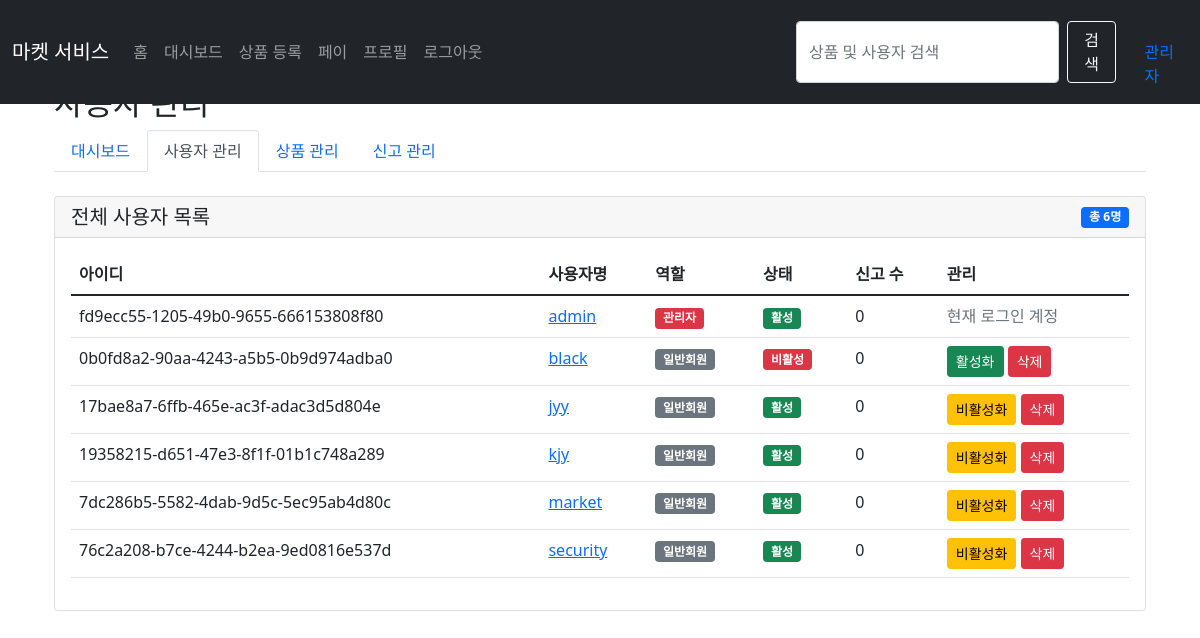
The page /admin/users (signed in) on the database its author committed.
### tables this page shows
CREATE TABLE user (
                id TEXT PRIMARY KEY,
                username TEXT UNIQUE NOT NULL,
                password TEXT NOT NULL,
                bio TEXT
            , role TEXT DEFAULT 'user', report_count INTEGER DEFAULT 0, is_active INTEGER DEFAULT 1);

### app.py (the view)
@app.route('/admin/users')
@admin_required
def admin_users():
    db = get_db()
    cursor = db.cursor()
    sort_by = request.args.get('sort', 'username')
    order = request.args.get('order', 'asc')
    if sort_by not in ['username', 'report_count', 'is_active', 'role']:
        sort_by = 'username'
    if order not in ['asc', 'desc']:
        order = 'asc'
    valid_columns = {
        'username': 'username',
        'report_count': 'report_count',
        'is_active': 'is_active',
        'role': 'role'
    }
    valid_orders = {'asc': 'ASC', 'desc': 'DESC'}
    query = f"SELECT * FROM user ORDER BY {valid_columns[sort_by]} {valid_orders[order]}"
    cursor.execute(query)
    users = cursor.fetchall()
    return render_template('admin_users.html', users=users, sort_by=sort_by, order=order)

### app.py (called while the page is built)
def get_db():
    db = getattr(g, '_database', None)
    if db is None:
        db = g._database = sqlite3.connect(DATABASE)
        db.row_factory = sqlite3.Row
    return db

@app.teardown_appcontext
def close_connection(exception):
    db = getattr(g, '_database', None)
    if db is not None:
        db.close()

def admin_required(f):
    @wraps(f)
    def decorated_function(*args, **kwargs):
        if 'user_id' not in session:
            return redirect(url_for('login'))
        db = get_db()
        cursor = db.cursor()
        cursor.execute("SELECT role FROM user WHERE id = ?", (session['user_id'],))
        user = cursor.fetchone()
        if not user or user['role'] != 'admin':
            flash('관리자 권한이 필요합니다.')
            return redirect(url_for('dashboard'))
        return f(*args, **kwargs)
    return decorated_function

### templates/admin_users.html (shortened to what this page needs)
{% extends "base.html" %}
{% block content %}
<div class="container mt-4">
    <h2>사용자 관리</h2>
    <nav aria-label="관리자 메뉴" class="mb-4">
        <ul class="nav nav-tabs">
            <li class="nav-item">
                <a class="nav-link" href="{{ url_for('admin_dashboard') }}">대시보드</a>
            </li>
            <li class="nav-item">
                <a class="nav-link active" href="{{ url_for('admin_users') }}">사용자 관리</a>
            </li>
            <li class="nav-item">
                <a class="nav-link" href="{{ url_for('admin_products') }}">상품 관리</a>
            </li>
            <li class="nav-item">
                <a class="nav-link" href="{{ url_for('admin_reports') }}">신고 관리</a>
            </li>
        </ul>
    </nav>
    <div class="card mb-4">
        <div class="card-header d-flex justify-content-between align-items-center">
            <h5 class="mb-0">전체 사용자 목록</h5>
            <span class="badge bg-primary">총 {{ users|length }}명</span>
        </div>
        <div class="card-body">
            <div class="table-responsive">
                <table class="table table-hover">
                    <thead>
                        <tr>
                            <th>아이디</th>
                            <th>사용자명</th>
                            <th>역할</th>
                            <th>상태</th>
                            <th>신고 수</th>
                            <th>관리</th>
                        </tr>
                    </thead>
                    <tbody>
                        {% for user in users %}
                        <tr>
                            <td>{{ user.id }}</td>
                            <td>
                                <a href="{{ url_for('view_user', user_id=user.id) }}">{{ user.username }}</a>
                            </td>
                            <td>
                                {% if user.role == 'admin' %}
                                <span class="badge bg-danger">관리자</span>
                                {% else %}
                                <span class="badge bg-secondary">일반회원</span>
                                {% endif %}
                            </td>
                            <td>
                                {% if user.is_active == 1 %}
                                <span class="badge bg-success">활성</span>
                                {% else %}
                                <span class="badge bg-danger">비활성</span>
                                {% endif %}
                            </td>
                            <td>{{ user.report_count }}</td>
                            <td>
                                {% if user.id != session.user_id %}
                                <div class="btn-group" role="group">
                                    <form action="{{ url_for('admin_user_action', user_id=user.id) }}" method="post" class="d-inline">
                                        {% if user.is_active == 1 %}
                                        <button type="submit" name="action" value="deactivate" class="btn btn-sm btn-warning">비활성화</button>
                                        {% else %}
                                        <button type="submit" name="action" value="activate" class="btn btn-sm btn-success">활성화</button>
                                        {% endif %}
                                        <button type="submit" name="action" value="delete" class="btn btn-sm btn-danger" onclick="return confirm('정말 이 사용자를 삭제하시겠습니까?');">삭제</button>
                                    </form>
                                </div>
                                {% else %}
                                <span class="text-muted">현재 로그인 계정</span>
                                {% endif %}
                            </td>
                        </tr>
                        {% endfor %}
                    </tbody>
                </table>
            </div>
        </div>
    </div>
</div>
{% endblock %}

### templates/base.html (style rules this page uses)
body { padding-top: 60px; padding-bottom: 40px; }

### rows shown on the page
user: id "fd9ecc55-1205-49b0-9655-666153808f80", username "admin", role "관리자", is_active "활성", report_count "0", shows "현재 로그인 계정"
user: id "0b0fd8a2-90aa-4243-a5b5-0b9d974adba0", username "black", role "일반회원", is_active "비활성", report_count "0"
user: id "17bae8a7-6ffb-465e-ac3f-adac3d5d804e", username "jyy", role "일반회원", is_active "활성", report_count "0"
user: id "19358215-d651-47e3-8f1f-01b1c748a289", username "kjy", role "일반회원", is_active "활성", report_count "0"
user: id "7dc286b5-5582-4dab-9d5c-5ec95ab4d80c", username "market", role "일반회원", is_active "활성", report_count "0"
user: id "76c2a208-b7ce-4244-b2ea-9ed0816e537d", username "security", role "일반회원", is_active "활성", report_count "0"

### other values the page prints
{{ users|length }} "6"
